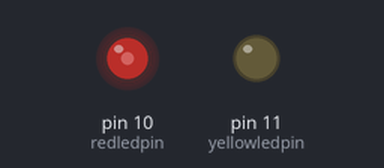
Simulated run of this sketch. Board: Arduino Uno, built with avr-gcc and run on an emulated ATmega328P. Parts: output pins drawn as LEDs (lit = HIGH). Random numbers use the default seed unless the sketch sets one.

Above: at 0.4 s.
At 1.24 s:
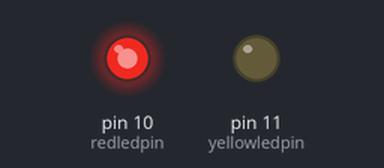
Timing chart, 0 to 1.4 s (numbered marks = the images above):
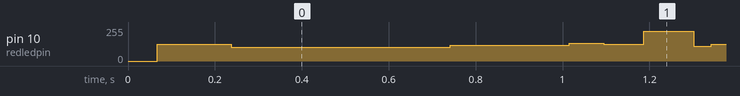

The sketch:

test_ino.ino
```cpp
/*In the ubuntu with Arduino USB cable on the FrontBroad
You shoud choose the /dev/ttyACM1 or 0 serial
gongqingkui at 126.com
*/
byte yellowledpin = 11;
byte redledpin = 10;
void setup(){
  pinMode(yellowledpin,OUTPUT);
  pinMode(redledpin,OUTPUT);
}
void loop(){
  analogWrite(yellowledpin,random(0));
  analogWrite(redledpin,random(255));
}
```
